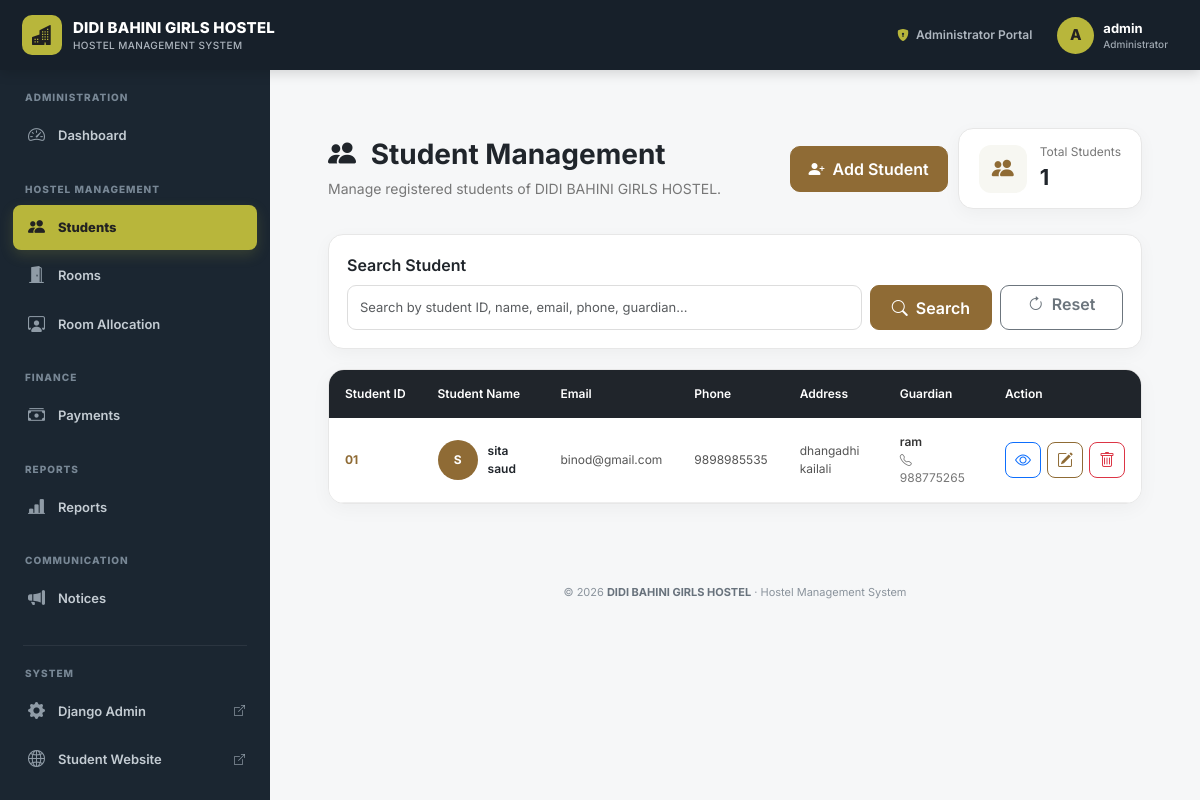
Before: /hostel/students/ (signed in) with the older database file.
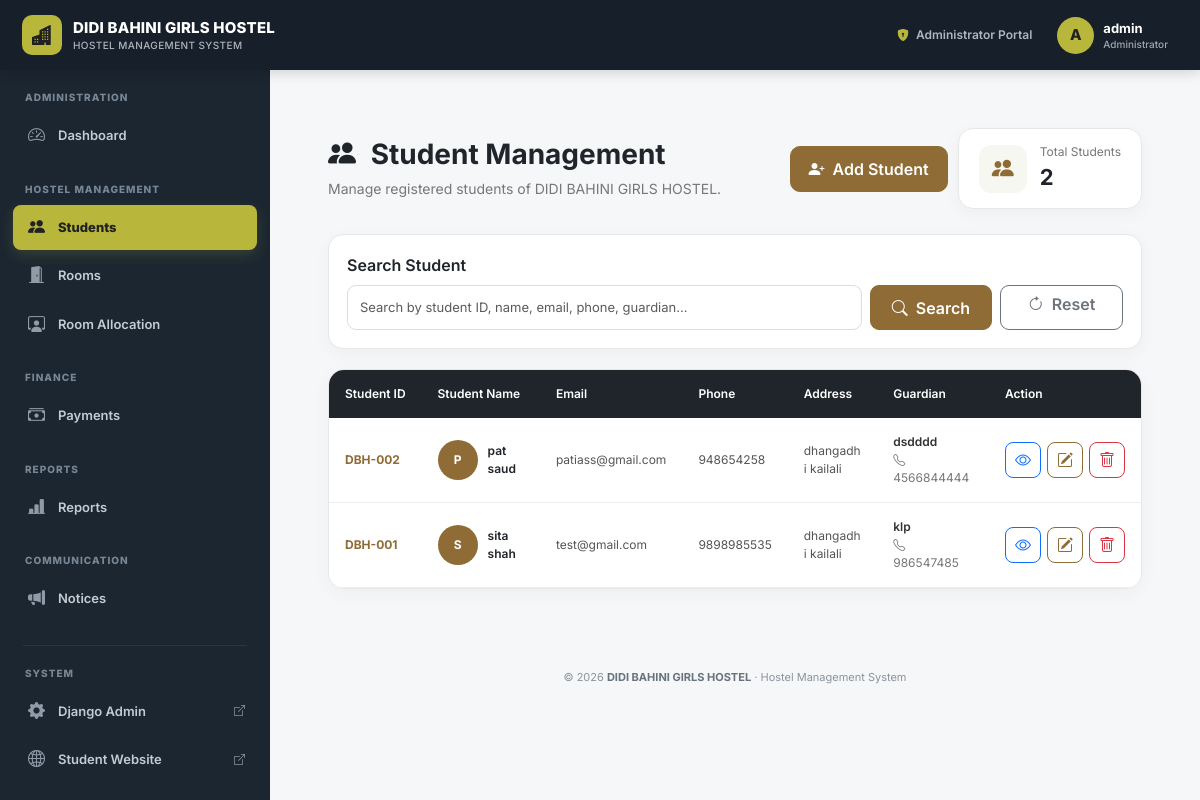
After: the same page with the newer database file.
### hostel/models.py (models this page shows, shortened)
class Student(models.Model):
    GENDER_CHOICES = (
        ('Female', 'Female'),
    )
    user = models.OneToOneField(
        User,
        on_delete=models.CASCADE,
        related_name='student_profile'
    )
    student_id = models.CharField(
        max_length=30,
        unique=True
    )
    full_name = models.CharField(
        max_length=150
    )
    phone = models.CharField(
        max_length=20
    )
    email = models.EmailField()
    address = models.TextField()
    guardian_name = models.CharField(
        max_length=150
    )
    guardian_phone = models.CharField(
        max_length=20
    )
    date_of_birth = models.DateField(
        null=True,
        blank=True
    )
    gender = models.CharField(
        max_length=20,
        choices=GENDER_CHOICES,
        default='Female'
    )
    course = models.CharField(
        max_length=150,
        blank=True
    )
    semester = models.CharField(
        max_length=50,
        blank=True
    )
    created_at = models.DateTimeField(
        auto_now_add=True
    )

### hostel/views.py (the view, shortened to what this page needs)
@admin_required
def student_list(request):
    search_query = request.GET.get(
        'search',
        ''
    ).strip()
    students = (
        Student.objects
        .select_related('user')
        .all()
        .order_by('-created_at')
    )
    context = {
        'students': students,
        'total_students': students.count(),
        'search_query': search_query,
    }
    return render(
        request,
        'hostel/student_list.html',
        context
    )

### hostel/views.py (called while the page is built)
def admin_required(view_func):
    return user_passes_test(
        lambda user: (
            user.is_authenticated
            and user.is_superuser
        ),
        login_url='login'
    )(view_func)

### templates/hostel/student_list.html (shortened to what the changed rows need)
{% extends "admin_base.html" %}
{% block content %}
<div class="student-page">
    <div class="student-page-header">
        <div class="page-header-left">
            <h2 class="page-title">
                <i class="bi bi-people-fill me-2"></i>
                Student Management
            </h2>
        </div>
        <div class="header-actions">
            <div class="student-summary">
                <div>
                    <p class="summary-label">
                        Total Students
                    </p>
                    <p class="summary-value">
                        {{ total_students }}
                    </p>
                </div>
            </div>
        </div>
    </div>
    <div class="table-card">
        <div class="table-responsive">
            <table
                class="table table-hover align-middle student-table"
            >
                <thead>
                    <tr>
                        <th>
                            Student ID
                        </th>
                        <th>
                            Student Name
                        </th>
                        <th>
                            Email
                        </th>
                        <th>
                            Phone
                        </th>
                        <th>
                            Address
                        </th>
                        <th>
                            Guardian
                        </th>
                        <th>
                            Action
                        </th>
                    </tr>
                </thead>
                <tbody>
                {% for student in students %}
                    <tr>
                        <td>
                            <span class="student-id">
                                {{ student.student_id }}
                            </span>
                        </td>
                        <td>
                            <div class="d-flex align-items-center">
                                <span class="student-avatar">
                                    {{ student.full_name|first|upper }}
                                </span>
                                <span class="student-name">
                                    {{ student.full_name }}
                                </span>
                            </div>
                        </td>
                        <td>
                            <span class="student-email">
                                {{ student.email|default:"-" }}
                            </span>
                        </td>
                        <td>
                            <span class="student-phone">
                                {{ student.phone|default:"-" }}
                            </span>
                        </td>
                        <td>
                            <span class="student-address">
                                {{ student.address|default:"-" }}
                            </span>
                        </td>
                        <td>
                            {% if student.guardian_name %}
                                <div class="guardian-name">
                                    {{ student.guardian_name }}
                                </div>
                                {% if student.guardian_phone %}
                                    <div class="guardian-phone">
                                        <i class="bi bi-telephone me-1"></i>
                                        {{ student.guardian_phone }}
                                    </div>
                                {% endif %}
                            {% else %}
                                <span class="text-muted">
                                    -
                                </span>
                            {% endif %}
                        </td>
                        <td>
                            <div class="action-buttons">
                                <a
                                    href="{% url 'student_detail' student.id %}"
                                    class="btn btn-outline-primary btn-action btn-view"
                                    title="View Student"
                                >
                                    <i class="bi bi-eye"></i>
                                </a>
                                <a
                                    href="{% url 'student_edit' student.id %}"
                                    class="btn btn-outline-warning btn-action btn-edit"
                                    title="Edit Student"
                                >
                                    <i class="bi bi-pencil-square"></i>
                                </a>
                                <form
                                    method="POST"
                                    action="{% url 'student_delete' student.id %}"
                                    class="d-inline"
                                    onsubmit="return confirm('Are you sure you want to delete {{ student.full_name|escapejs }}? This will also delete the student login account.');"
                                >
                                    <button
                                        type="submit"
                                        class="btn btn-outline-danger btn-action btn-delete"
                                        title="Delete Student"
                                    >
                                        <i class="bi bi-trash"></i>
                                    </button>
                                </form>
                            </div>
                        </td>
                    </tr>
                {% endfor %}
                </tbody>
            </table>
        </div>
    </div>
</div>
{% endblock %}

Changed rows visible on the page:
removed Student: student_id "01", full_name|first "S", full_name "sita saud", email "binod@gmail.com", phone "9898985535", address "dhangadhi kailali", guardian_name "ram", guardian_phone "988775265"
added Student: student_id "DBH-002", full_name|first "P", full_name "pat saud", email "patiass@gmail.com", phone "948654258", address "dhangadhi kailali", guardian_name "dsdddd", guardian_phone "4566844444"
added Student: student_id "DBH-001", full_name|first "S", full_name "sita shah", email "test@gmail.com", phone "9898985535", address "dhangadhi kailali", guardian_name "klp", guardian_phone "986547485"
Other visible differences:
{{ total_students }}: "1" → "2"
